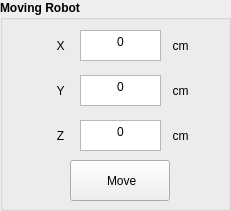
      <widget class="QGroupBox" name="groupBox_2">
       <property name="geometry">
        <rect>
         <x>660</x>
         <y>270</y>
         <width>231</width>
         <height>211</height>
        </rect>
       </property>
       <property name="font">
        <font>
         <pointsize>9</pointsize>
         <weight>75</weight>
         <bold>true</bold>
        </font>
       </property>
       <property name="title">
        <string>Moving Robot</string>
       </property>
       <widget class="QLabel" name="label_17">
        <property name="geometry">
         <rect>
          <x>40</x>
          <y>80</y>
          <width>41</width>
          <height>21</height>
         </rect>
        </property>
        <property name="font">
         <font>
          <pointsize>9</pointsize>
          <weight>50</weight>
          <bold>false</bold>
         </font>
        </property>
        <property name="styleSheet">
         <string notr="true">background: transparent;</string>
        </property>
        <property name="text">
         <string>Y</string>
        </property>
        <property name="alignment">
         <set>Qt::AlignCenter</set>
        </property>
       </widget>
       <widget class="QTextEdit" name="txt_mY">
        <property name="geometry">
         <rect>
          <x>80</x>
          <y>75</y>
          <width>81</width>
          <height>31</height>
         </rect>
        </property>
        <property name="font">
         <font>
          <pointsize>9</pointsize>
          <weight>50</weight>
          <bold>false</bold>
         </font>
        </property>
        <property name="verticalScrollBarPolicy">
         <enum>Qt::ScrollBarAlwaysOff</enum>
        </property>
        <property name="horizontalScrollBarPolicy">
         <enum>Qt::ScrollBarAlwaysOff</enum>
        </property>
        <property name="html">
         <string>&lt;!DOCTYPE HTML PUBLIC &quot;-//W3C//DTD HTML 4.0//EN&quot; &quot;http://www.w3.org/TR/REC-html40/strict.dtd&quot;&gt;
&lt;html&gt;&lt;head&gt;&lt;meta name=&quot;qrichtext&quot; content=&quot;1&quot; /&gt;&lt;style type=&quot;text/css&quot;&gt;
p, li { white-space: pre-wrap; }
&lt;/style&gt;&lt;/head&gt;&lt;body style=&quot; font-family:'MS Shell Dlg 2'; font-size:9pt; font-weight:400; font-style:normal;&quot;&gt;
&lt;p align=&quot;center&quot; style=&quot; margin-top:0px; margin-bottom:0px; margin-left:0px; margin-right:0px; -qt-block-indent:0; text-indent:0px;&quot;&gt;0&lt;/p&gt;&lt;/body&gt;&lt;/html&gt;</string>
        </property>
       </widget>
       <widget class="QTextEdit" name="txt_mX">
        <property name="geometry">
         <rect>
          <x>80</x>
          <y>30</y>
          <width>81</width>
          <height>31</height>
         </rect>
        </property>
        <property name="font">
         <font>
          <pointsize>9</pointsize>
          <weight>50</weight>
          <bold>false</bold>
         </font>
        </property>
        <property name="verticalScrollBarPolicy">
         <enum>Qt::ScrollBarAlwaysOff</enum>
        </property>
        <property name="horizontalScrollBarPolicy">
         <enum>Qt::ScrollBarAlwaysOff</enum>
        </property>
        <property name="html">
         <string>&lt;!DOCTYPE HTML PUBLIC &quot;-//W3C//DTD HTML 4.0//EN&quot; &quot;http://www.w3.org/TR/REC-html40/strict.dtd&quot;&gt;
&lt;html&gt;&lt;head&gt;&lt;meta name=&quot;qrichtext&quot; content=&quot;1&quot; /&gt;&lt;style type=&quot;text/css&quot;&gt;
p, li { white-space: pre-wrap; }
&lt;/style&gt;&lt;/head&gt;&lt;body style=&quot; font-family:'MS Shell Dlg 2'; font-size:9pt; font-weight:400; font-style:normal;&quot;&gt;
&lt;p align=&quot;center&quot; style=&quot; margin-top:0px; margin-bottom:0px; margin-left:0px; margin-right:0px; -qt-block-indent:0; text-indent:0px;&quot;&gt;0&lt;/p&gt;&lt;/body&gt;&lt;/html&gt;</string>
        </property>
       </widget>
       <widget class="QLabel" name="label_27">
        <property name="geometry">
         <rect>
          <x>160</x>
          <y>80</y>
          <width>41</width>
          <height>21</height>
         </rect>
        </property>
        <property name="font">
         <font>
          <pointsize>9</pointsize>
          <weight>50</weight>
          <bold>false</bold>
         </font>
        </property>
        <property name="styleSheet">
         <string notr="true">background: transparent;</string>
        </property>
        <property name="text">
         <string>cm</string>
        </property>
        <property name="alignment">
         <set>Qt::AlignCenter</set>
        </property>
       </widget>
       <widget class="QLabel" name="label_18">
        <property name="geometry">
         <rect>
          <x>40</x>
          <y>35</y>
          <width>41</width>
          <height>21</height>
         </rect>
        </property>
        <property name="font">
         <font>
          <pointsize>9</pointsize>
          <weight>50</weight>
          <bold>false</bold>
         </font>
        </property>
        <property name="styleSheet">
         <string notr="true">background: transparent;</string>
        </property>
        <property name="text">
         <string>X</string>
        </property>
        <property name="alignment">
         <set>Qt::AlignCenter</set>
        </property>
       </widget>
       <widget class="QTextEdit" name="txt_mZ">
        <property name="geometry">
         <rect>
          <x>80</x>
          <y>120</y>
          <width>81</width>
          <height>31</height>
         </rect>
        </property>
        <property name="font">
         <font>
          <pointsize>9</pointsize>
          <weight>50</weight>
          <bold>false</bold>
         </font>
        </property>
        <property name="verticalScrollBarPolicy">
         <enum>Qt::ScrollBarAlwaysOff</enum>
        </property>
        <property name="horizontalScrollBarPolicy">
         <enum>Qt::ScrollBarAlwaysOff</enum>
        </property>
        <property name="html">
         <string>&lt;!DOCTYPE HTML PUBLIC &quot;-//W3C//DTD HTML 4.0//EN&quot; &quot;http://www.w3.org/TR/REC-html40/strict.dtd&quot;&gt;
&lt;html&gt;&lt;head&gt;&lt;meta name=&quot;qrichtext&quot; content=&quot;1&quot; /&gt;&lt;style type=&quot;text/css&quot;&gt;
p, li { white-space: pre-wrap; }
&lt;/style&gt;&lt;/head&gt;&lt;body style=&quot; font-family:'MS Shell Dlg 2'; font-size:9pt; font-weight:400; font-style:normal;&quot;&gt;
&lt;p align=&quot;center&quot; style=&quot; margin-top:0px; margin-bottom:0px; margin-left:0px; margin-right:0px; -qt-block-indent:0; text-indent:0px;&quot;&gt;0&lt;/p&gt;&lt;/body&gt;&lt;/html&gt;</string>
        </property>
       </widget>
       <widget class="QLabel" name="label_19">
        <property name="geometry">
         <rect>
          <x>160</x>
          <y>35</y>
          <width>41</width>
          <height>21</height>
         </rect>
        </property>
        <property name="font">
         <font>
          <pointsize>9</pointsize>
          <weight>50</weight>
          <bold>false</bold>
         </font>
        </property>
        <property name="styleSheet">
         <string notr="true">background: transparent;</string>
        </property>
        <property name="text">
         <string>cm</string>
        </property>
        <property name="alignment">
         <set>Qt::AlignCenter</set>
        </property>
       </widget>
       <widget class="QLabel" name="label_20">
        <property name="geometry">
         <rect>
          <x>40</x>
          <y>125</y>
          <width>41</width>
          <height>21</height>
         </rect>
        </property>
        <property name="font">
         <font>
          <pointsize>9</pointsize>
          <weight>50</weight>
          <bold>false</bold>
         </font>
        </property>
        <property name="styleSheet">
         <string notr="true">background: transparent;</string>
        </property>
        <property name="text">
         <string>Z</string>
        </property>
        <property name="alignment">
         <set>Qt::AlignCenter</set>
        </property>
       </widget>
       <widget class="QLabel" name="label_38">
        <property name="geometry">
         <rect>
          <x>160</x>
          <y>125</y>
          <width>41</width>
          <height>21</height>
         </rect>
        </property>
        <property name="font">
         <font>
          <pointsize>9</pointsize>
          <weight>50</weight>
          <bold>false</bold>
         </font>
        </property>
        <property name="styleSheet">
         <string notr="true">background: transparent;</string>
        </property>
        <property name="text">
         <string>cm</string>
        </property>
        <property name="alignment">
         <set>Qt::AlignCenter</set>
        </property>
       </widget>
       <widget class="QPushButton" name="btn_move">
        <property name="geometry">
         <rect>
          <x>70</x>
          <y>160</y>
          <width>100</width>
          <height>41</height>
         </rect>
        </property>
        <property name="font">
         <font>
          <pointsize>9</pointsize>
          <weight>50</weight>
          <bold>false</bold>
         </font>
        </property>
        <property name="cursor">
         <cursorShape>PointingHandCursor</cursorShape>
        </property>
        <property name="text">
         <string> Move</string>
        </property>
        <property name="icon">
         <iconset>
          <normaloff>icon_move.png</normaloff>icon_move.png</iconset>
        </property>
        <property name="iconSize">
         <size>
          <width>20</width>
          <height>20</height>
         </size>
        </property>
        <property name="shortcut">
         <string>M</string>
        </property>
        <property name="autoDefault">
         <bool>true</bool>
        </property>
       </widget>
       <zorder>label_20</zorder>
       <zorder>label_17</zorder>
       <zorder>label_18</zorder>
       <zorder>label_19</zorder>
       <zorder>label_38</zorder>
       <zorder>label_27</zorder>
       <zorder>txt_mY</zorder>
       <zorder>txt_mX</zorder>
       <zorder>txt_mZ</zorder>
       <zorder>btn_move</zorder>
      </widget>
